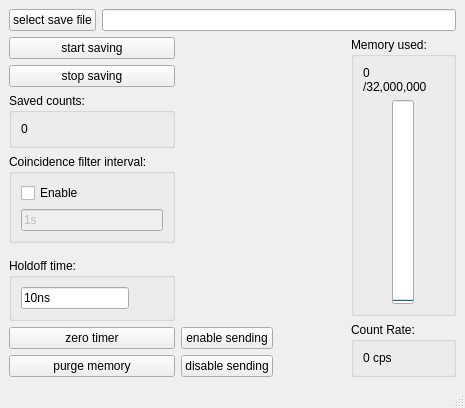
<?xml version="1.0" encoding="UTF-8"?>
<ui version="4.0">
 <class>MainWindow</class>
 <widget class="QMainWindow" name="MainWindow">
  <property name="geometry">
   <rect>
    <x>0</x>
    <y>0</y>
    <width>465</width>
    <height>408</height>
   </rect>
  </property>
  <property name="windowTitle">
   <string>MainWindow</string>
  </property>
  <widget class="QWidget" name="centralwidget">
   <layout class="QVBoxLayout" name="verticalLayout">
    <item>
     <layout class="QHBoxLayout" name="horizontalLayout">
      <item>
       <widget class="QPushButton" name="btnFileSelect">
        <property name="text">
         <string>select save file</string>
        </property>
       </widget>
      </item>
      <item>
       <widget class="QLineEdit" name="lineEditSaveFile">
        <property name="readOnly">
         <bool>true</bool>
        </property>
       </widget>
      </item>
     </layout>
    </item>
    <item>
     <layout class="QHBoxLayout" name="horizontalLayout_3">
      <item>
       <layout class="QVBoxLayout" name="verticalLayout_2">
        <item>
         <widget class="QPushButton" name="btnStartSaving">
          <property name="text">
           <string>start saving</string>
          </property>
         </widget>
        </item>
        <item>
         <widget class="QPushButton" name="btnStopSaving">
          <property name="enabled">
           <bool>true</bool>
          </property>
          <property name="text">
           <string>stop saving</string>
          </property>
         </widget>
        </item>
        <item>
         <widget class="QGroupBox" name="groupBox_4">
          <property name="title">
           <string>Saved counts:</string>
          </property>
          <layout class="QVBoxLayout" name="verticalLayout_8">
           <item>
            <widget class="QLabel" name="labelSavedCounts">
             <property name="text">
              <string>0</string>
             </property>
            </widget>
           </item>
          </layout>
         </widget>
        </item>
        <item>
         <widget class="QGroupBox" name="groupBox_5">
          <property name="title">
           <string>Coincidence filter interval:</string>
          </property>
          <layout class="QVBoxLayout" name="verticalLayout_9">
           <item>
            <widget class="QCheckBox" name="checkBoxRetention">
             <property name="text">
              <string>Enable</string>
             </property>
            </widget>
           </item>
           <item>
            <widget class="QLineEdit" name="lineEditRetention">
             <property name="enabled">
              <bool>false</bool>
             </property>
             <property name="text">
              <string>1s</string>
             </property>
            </widget>
           </item>
          </layout>
         </widget>
        </item>
        <item>
         <spacer name="verticalSpacer">
          <property name="orientation">
           <enum>Qt::Vertical</enum>
          </property>
          <property name="sizeHint" stdset="0">
           <size>
            <width>20</width>
            <height>40</height>
           </size>
          </property>
         </spacer>
        </item>
        <item>
         <widget class="QGroupBox" name="groupBox">
          <property name="title">
           <string>Holdoff time:</string>
          </property>
          <layout class="QVBoxLayout" name="verticalLayout_4">
           <item>
            <widget class="QLineEdit" name="lineEditHoldoff">
             <property name="sizePolicy">
              <sizepolicy hsizetype="Fixed" vsizetype="Fixed">
               <horstretch>0</horstretch>
               <verstretch>0</verstretch>
              </sizepolicy>
             </property>
             <property name="text">
              <string>10ns</string>
             </property>
            </widget>
           </item>
          </layout>
         </widget>
        </item>
        <item>
         <widget class="QPushButton" name="btnZeroTimer">
          <property name="sizePolicy">
           <sizepolicy hsizetype="Minimum" vsizetype="Fixed">
            <horstretch>0</horstretch>
            <verstretch>0</verstretch>
           </sizepolicy>
          </property>
          <property name="text">
           <string>zero timer</string>
          </property>
         </widget>
        </item>
        <item>
         <widget class="QPushButton" name="btnPurgeMemory">
          <property name="sizePolicy">
           <sizepolicy hsizetype="Minimum" vsizetype="Fixed">
            <horstretch>0</horstretch>
            <verstretch>0</verstretch>
           </sizepolicy>
          </property>
          <property name="text">
           <string>purge memory</string>
          </property>
         </widget>
        </item>
       </layout>
      </item>
      <item>
       <layout class="QVBoxLayout" name="verticalLayout_3">
        <item>
         <spacer name="verticalSpacer_2">
          <property name="orientation">
           <enum>Qt::Vertical</enum>
          </property>
          <property name="sizeHint" stdset="0">
           <size>
            <width>20</width>
            <height>40</height>
           </size>
          </property>
         </spacer>
        </item>
        <item>
         <widget class="QPushButton" name="btnEnableSend">
          <property name="text">
           <string>enable sending</string>
          </property>
         </widget>
        </item>
        <item>
         <widget class="QPushButton" name="btnDisableSend">
          <property name="text">
           <string>disable sending</string>
          </property>
         </widget>
        </item>
       </layout>
      </item>
      <item>
       <spacer name="horizontalSpacer">
        <property name="orientation">
         <enum>Qt::Horizontal</enum>
        </property>
        <property name="sizeHint" stdset="0">
         <size>
          <width>40</width>
          <height>20</height>
         </size>
        </property>
       </spacer>
      </item>
      <item>
       <layout class="QVBoxLayout" name="verticalLayout_5">
        <item>
         <widget class="QGroupBox" name="groupBox_3">
          <property name="title">
           <string>Memory used:</string>
          </property>
          <layout class="QVBoxLayout" name="verticalLayout_7">
           <item>
            <widget class="QLabel" name="labelMemoryIndicator">
             <property name="text">
              <string>0
/32,000,000</string>
             </property>
            </widget>
           </item>
           <item>
            <layout class="QHBoxLayout" name="horizontalLayout_4">
             <item>
              <widget class="QProgressBar" name="barMemoryIndicator">
               <property name="value">
                <number>0</number>
               </property>
               <property name="orientation">
                <enum>Qt::Vertical</enum>
               </property>
              </widget>
             </item>
            </layout>
           </item>
          </layout>
         </widget>
        </item>
        <item>
         <widget class="QGroupBox" name="groupBox_2">
          <property name="title">
           <string>Count Rate:</string>
          </property>
          <layout class="QVBoxLayout" name="verticalLayout_6">
           <item>
            <widget class="QLabel" name="labelCountRateIndicator">
             <property name="text">
              <string>0 cps</string>
             </property>
            </widget>
           </item>
          </layout>
         </widget>
        </item>
       </layout>
      </item>
     </layout>
    </item>
   </layout>
  </widget>
  <widget class="QMenuBar" name="menubar">
   <property name="geometry">
    <rect>
     <x>0</x>
     <y>0</y>
     <width>465</width>
     <height>21</height>
    </rect>
   </property>
  </widget>
  <widget class="QStatusBar" name="statusbar"/>
 </widget>
 <resources/>
 <connections/>
</ui>
